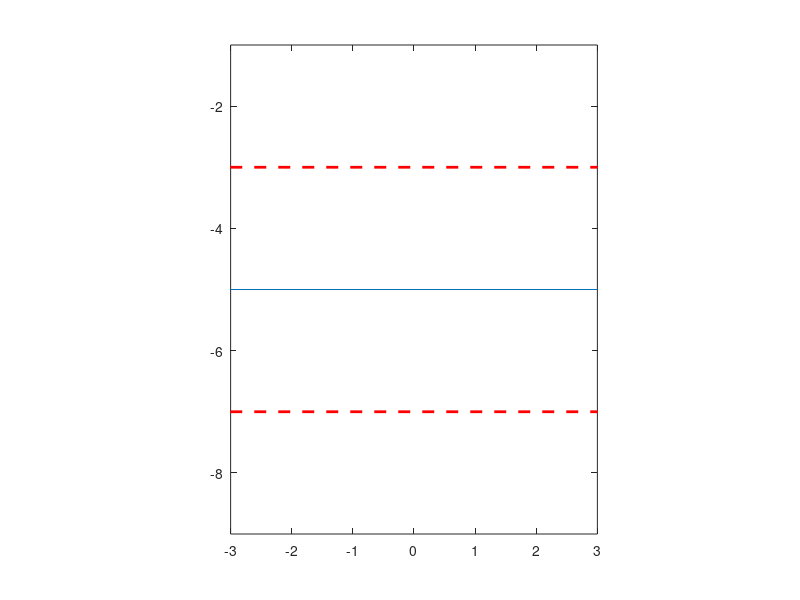

The MATLAB source for this figure: (Note: this script raises an error after producing the figure.)
function Simulation_TestIntegration_Segments

    Wall_VertHor = 'horizontal';
    Wall_Y = -5;
    R      = 2;

    if(strcmp(Wall_VertHor,'horizontal'))
        plot([-5 5],[Wall_Y,Wall_Y]);   hold on; 
        plot([-5 5],[Wall_Y+R,Wall_Y+R],'r--','LineWidth',2);    
        plot([-5 5],[Wall_Y-R,Wall_Y-R],'r--','LineWidth',2);    
    
        xlim([-3,3])
        ylim([Wall_Y-2*R,Wall_Y+2*R])
        axis equal
    elseif(strcmp(Wall_VertHor,'vertical'))
        plot([Wall_Y,Wall_Y],[-5 5]);   hold on; 
        plot([Wall_Y+R,Wall_Y+R],[-5 5],'r--','LineWidth',2);    
        plot([Wall_Y-R,Wall_Y-R],[-5 5],'r--','LineWidth',2);    
    
        ylim([-3,3])
        xlim([Wall_Y-2*R,Wall_Y+2*R])
        axis equal        
    end
    
    
    
    while(true)
        
        [y10,y20] = ginput(1);
    
        shape = struct('Origin',[y10,y20],'R',R,'N',[20,20],...
                        'Wall_VertHor',Wall_VertHor,'Wall_Y',Wall_Y);

        SW  = SegmentWall(shape);
        SW.ComputeIntegrationVector();
        
        shape.NW = [20,20];
        shape.NT = [20,20];
        BSW = BigSegment(shape);
        BSW.ComputeIntegrationVector();

        SW.PlotGrid(); hold on;
        BSW.PlotGrid();
        
        %Compute integration 
        SW_CartPts  = SW.GetCartPts();
        BSW_CartPts = BSW.GetCartPts();
        
        V_SW  = VTest1(SW_CartPts.y1_kv - y10,SW_CartPts.y2_kv - y20);
        V_BSW = VTest1(BSW_CartPts.y1_kv - y10,BSW_CartPts.y2_kv - y20);
        [~,VInt]  = VTest1([],[]);
        disp(['Error for VTest1: ',num2str(SW.Int*V_SW + BSW.Int*V_BSW - VInt)]);
        
        V_SW  = VTest2(SW_CartPts.y1_kv - y10,SW_CartPts.y2_kv - y20);
        V_BSW = VTest2(BSW_CartPts.y1_kv - y10,BSW_CartPts.y2_kv - y20);
        [~,VInt]  = VTest2([],[]);
        disp(['Error for VTest2: ',num2str(SW.Int*V_SW + BSW.Int*V_BSW - VInt)]);
        
        V_SW  = VTest3(SW_CartPts.y1_kv - y10,SW_CartPts.y2_kv - y20);
        V_BSW = VTest3(BSW_CartPts.y1_kv - y10,BSW_CartPts.y2_kv - y20);
        [~,VInt]  = VTest3([],[]);
        disp(['Error for VTest3: ',num2str(SW.Int*V_SW + BSW.Int*V_BSW - VInt)]);
        
        V_SW  = VTest4(SW_CartPts.y1_kv - y10,SW_CartPts.y2_kv - y20);
        V_BSW = VTest4(BSW_CartPts.y1_kv - y10,BSW_CartPts.y2_kv - y20);
        [~,VInt]  = VTest4([],[]);
        disp(['Error for VTest4: ',num2str(SW.Int*V_SW + BSW.Int*V_BSW - VInt)]);
    end
    
    
    
    function [V,VInt] = VTest1(y1,y2)
        V       = y1.^2 + y2.^2;
        VInt    = pi*R^4/2;
    end
    
	function [V,VInt] = VTest2(y1,y2)
        V       = y1.^2;
        VInt    = pi*R^4/4;
    end

    function [V,VInt] = VTest3(y1,y2)
        V       = y2.*sin(y1);
        VInt    = 0;
    end

    function [V,VInt] = VTest4(y1,y2)
        V       = y1;
        VInt    = 0;
    end

end